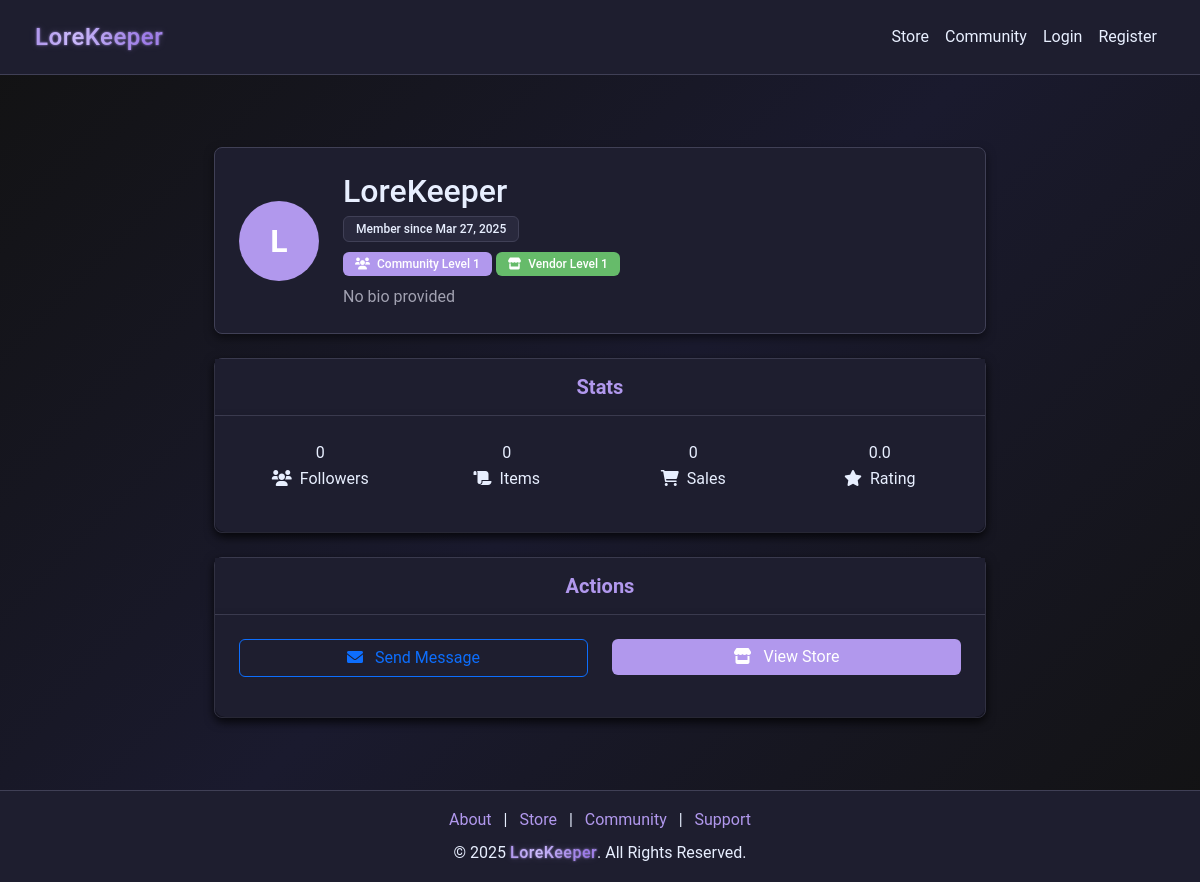
The page /user/1 on the database as committed earlier.
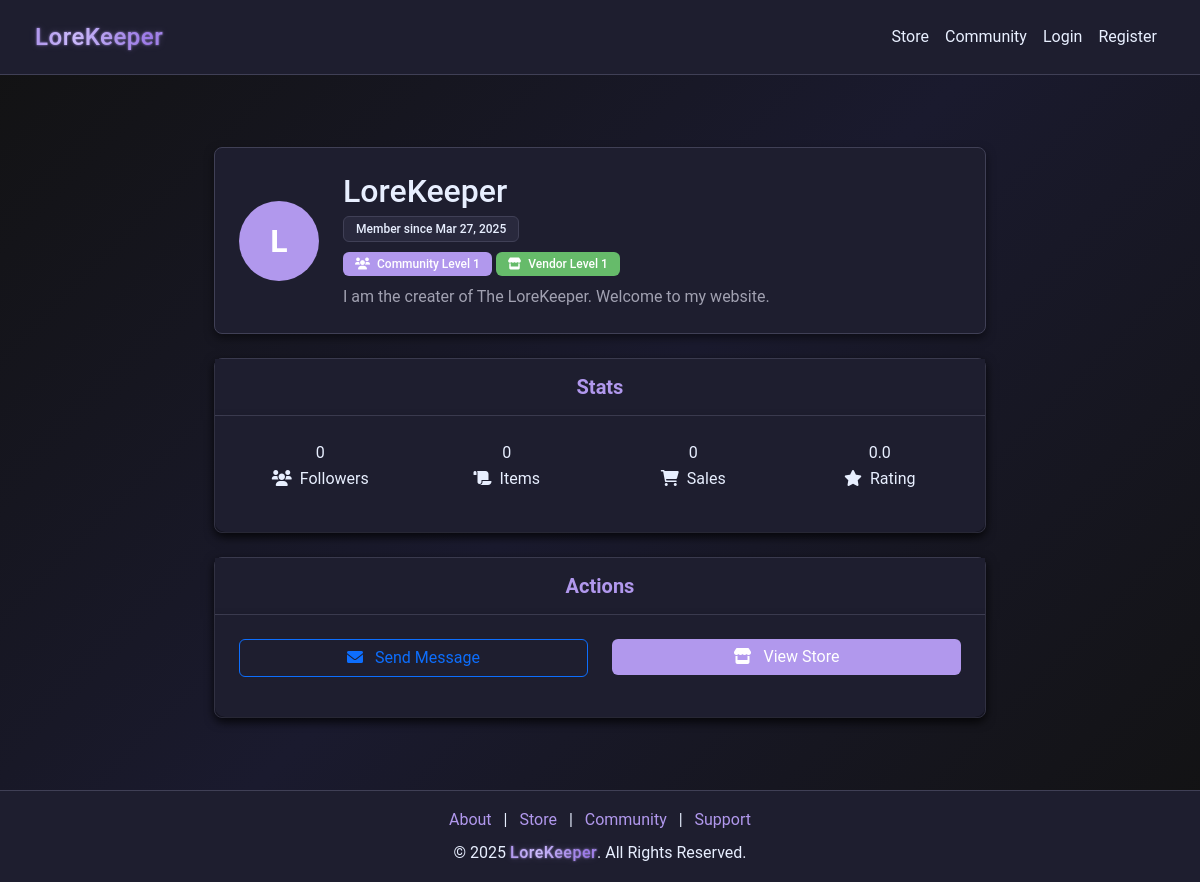
The same page on the database as committed later.
### models.py (models this page shows)
class User(db.Model):
    __tablename__ = "users"
    id = db.Column(db.Integer, primary_key=True)
    username = db.Column(db.String(64), nullable=False, index=True)
    email = db.Column(db.String(128), unique=True, nullable=False, index=True)
    password = db.Column(db.String(128), nullable=False)
    bio = db.Column(db.String(256), default="")
    privilege_id = db.Column(db.Integer, db.ForeignKey("privileges.id"), default=1)
    created_at = db.Column(db.DateTime, default=datetime.utcnow)
    status = db.Column(db.String(64), default="Active", index=True)
    balance = db.Column(db.Integer, default=0)
    pending_balance = db.Column(db.Integer, default=0)
    purchases = db.relationship(
        "Purchase", back_populates="user", lazy=True, cascade="all, delete-orphan"
    )
    subscription = db.relationship(
        "Subscription", back_populates="user", lazy=True, cascade="all, delete-orphan"
    )
    received_transactions = db.relationship(
        "Receipt", foreign_keys="Receipt.receiver_id", back_populates="receiver"
    )
    tickets = db.relationship("SupportTicket", back_populates="user")
    responses = db.relationship("SupportTicketResponse", back_populates="responder")
    balance_logs = db.relationship("TransactionLog", back_populates="user")
    game_states = db.relationship("GameState", back_populates="user")
    grindstone_items = db.relationship("GrindStoneItem", back_populates="user")
    community_posts = db.relationship("CommunityPost", back_populates="creator")
    community_replies = db.relationship("CommunityReply", back_populates="creator")

### app.py (the view)
@app.route("/user/<int:user_id>")
def user_account(user_id=None):
    if not user_id and not session.get("user_id"):
        flash("User not found", "warning")
        return redirect(url_for("home"))
    user_id = user_id or session.get("user_id")
    try:
        user = User.query.get_or_404(user_id)
        formatted_date = (
            user.created_at.strftime("%b %d, %Y") if user.created_at else "Unknown"
        )
        is_vendor = user.privilege_id >= 2
        user_stats = {
            "follower_count": 0,  # Placeholder, implement followers feature later
            "item_count": 0,
            "review_count": 0,
            "avg_rating": 0.0,
            "days_member": 0,  # Will calculate this if needed
            "purchase_count": 0,
        }
        if is_vendor:
            user_stats["item_count"] = Item.query.filter_by(vendor_id=user.id).count()
        is_admin = session.get("privilege_id") == 999
        return render_template(
            "user_account.html",
            user=user,
            formatted_date=formatted_date,  # Pass formatted date separately
            user_stats=user_stats,
            is_vendor=is_vendor,
            is_admin=is_admin,
        )
    except Exception as e:
        print(f"Error loading user profile: {e}")
        flash("Error loading user profile", "danger")
        return redirect(url_for("home"))

### app.py (called while the page is built, shortened)
@app.after_request
def add_header(response):
    response.headers["Cache-Control"] = "no-store"
    return response

@app.route("/getCookie", methods=["POST", "GET"])
def getCookie():
    try:
        user_id = request.cookies.get("user_id")
    except Exception as e:
        print(f"Error getting cookie: {e}")
        session.clear()
    return redirect(url_for("home"))

@app.before_request
def before_request():
    try:
        if session.get("user_id"):
            session.permanent = True
        else:
            getCookie()
    except Exception:
        session.clear()

### templates/user_account.html (shortened to what the changed rows need)
{% extends "nav_footer_template.html" %}
{% block content %}
<div class="container py-5">
    <div class="row justify-content-center">
        <div class="col-lg-8">
            <div class="account-card mb-4">
                <div class="user-profile-header d-flex align-items-center p-4">
                    <div class="user-avatar me-4">
                        <div class="avatar-circle">
                            <span class="avatar-initials">{{ user.username[0]|upper if user.username else 'U' }}</span>
                        </div>
                    </div>
                    <div class="user-info">
                        <h2 class="mb-1">{{ user.username if user.username else 'Username' }}</h2>
                        <div class="user-badges mb-2">
                            <span class="badge bg-secondary">Member since {{ formatted_date }}</span>
                        </div>
                        <div class="user-levels mb-2">
                            <span class="badge bg-primary">
                            </span>
                            {% if is_vendor %}
                                <span class="badge bg-success">
                                </span>
                            {% endif %}
                        </div>
                        <p class="text-muted mb-0">{{ user.bio if user.bio else "No bio provided" }}</p>
                    </div>
                </div>
            </div>
        </div>
    </div>
</div>
{% endblock %}

Rows that differ between the two databases and show on the page:
changed User "LoreKeeper": bio "No bio provided" → "I am the creater of The LoreKeeper. Welcome to my website."
